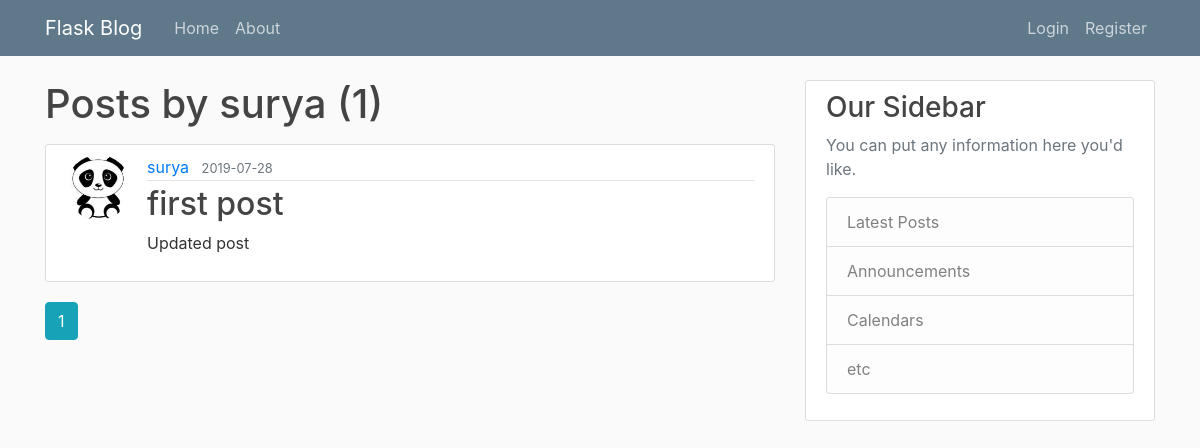
The page /user/surya on the database as committed earlier.
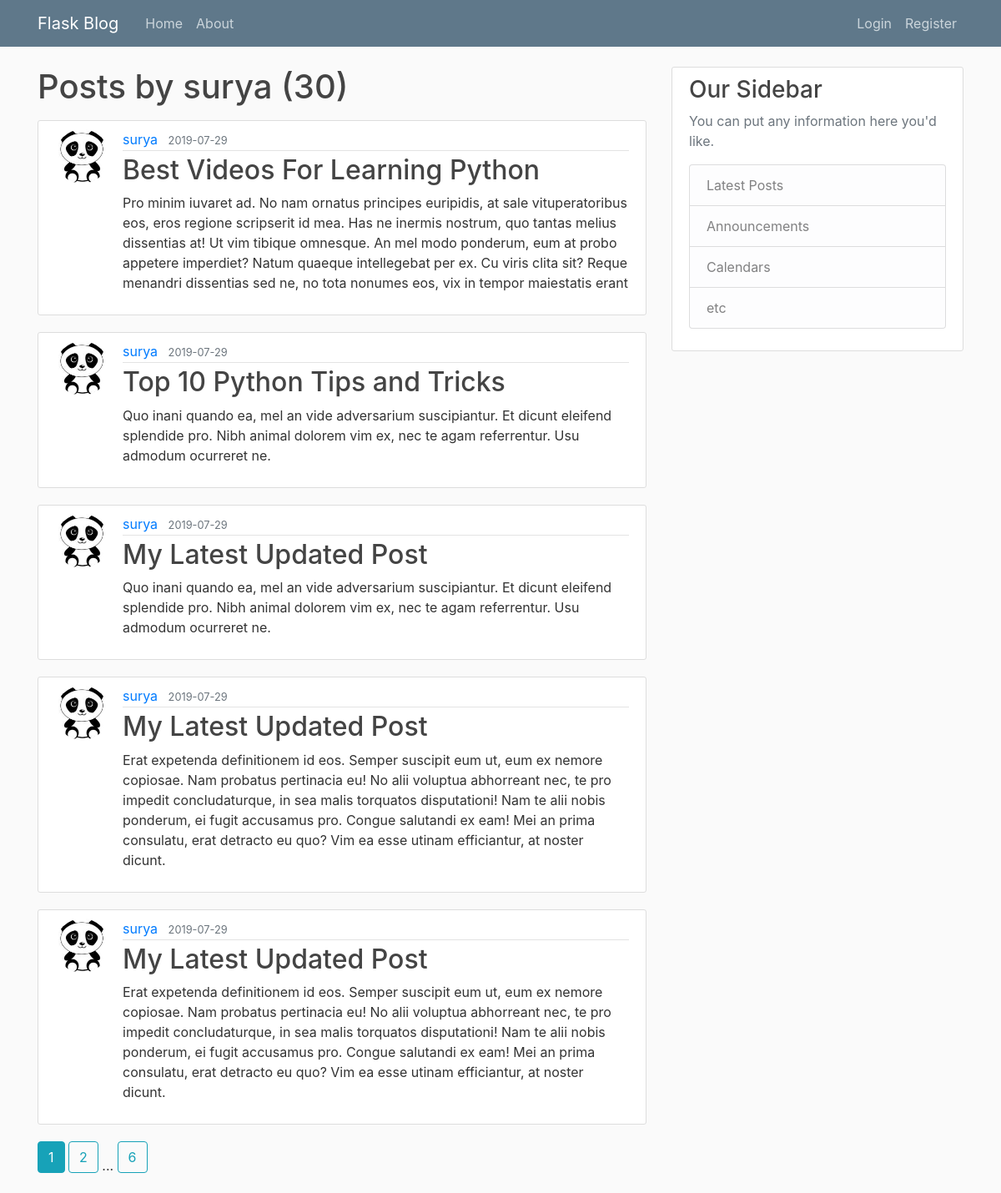
The same page on the database as committed later.
### Flask_blog/models.py (models this page shows, shortened)
class User(db.Model, UserMixin):
    id = db.Column(db.Integer, primary_key=True)
    username = db.Column(db.String(20), unique=True, nullable=False)
    email = db.Column(db.String(120), unique=True, nullable=False)
    image_file = db.Column(db.String(20), nullable=False, default='default.jpg')
    password = db.Column(db.String(60), nullable=False)
    posts = db.relationship('Post', backref='author', lazy=True)

class Post(db.Model):
    id = db.Column(db.Integer, primary_key=True)
    title = db.Column(db.String(100), nullable=False)
    date_posted = db.Column(db.DateTime, nullable=False, default=datetime.utcnow)
    content = db.Column(db.Text, nullable=False)
    user_id = db.Column(db.Integer, db.ForeignKey('user.id'), nullable=False)

### Flask_blog/routes.py (the view)
@app.route('/user/<string:username>')
def user_posts(username):
    page = request.args.get('page', 1, type=int)
    user = User.query.filter_by(username=username).first_or_404()
    posts = Post.query.filter_by(author=user).order_by(Post.date_posted.desc()).paginate(page=page, per_page=5)
    return render_template('user_posts.html', posts=posts, user=user)

### Flask_blog/templates/user_posts.html
{% extends "layout.html" %}
{% block content %}
     <h1 class="mb-3">Posts by {{ user.username }} ({{ posts.total }})</h1>
     {% for post in posts.items %}
         <article class="media content-section">
          <img class="rounded-circle article-img" src="{{ url_for('static', filename='profile_pics/' + post.author.image_file) }}">
	  <div class="media-body">
	    <div class="article-metadata">
	      <a class="mr-2" href="{{ url_for('user_posts', username=post.author.username) }}">{{ post.author.username }}</a>
	      <small class="text-muted">{{ post.date_posted.strftime('%Y-%m-%d') }}</small>
	    </div>
	    <h2><a class="article-title" href="{{ url_for('post', post_id=post.id) }}">{{ post.title }}</a></h2>
	    <p class="article-content">{{ post.content }}</p>
	  </div>
	</article>
     {% endfor %}
     {% for page_num in posts.iter_pages(left_edge=1, right_edge=1, left_current=1, right_current=2) %}
        {% if page_num %}
           {% if posts.page == page_num %}
              <a class="btn btn-info mb-4" href="{{ url_for('user_posts', username=user.username, page=page_num) }}">{{ page_num }}</a>
           {% else %}
              <a class="btn btn-outline-info mb-4" href="{{ url_for('home', username=user.username, page=page_num) }}">{{ page_num }}</a>
           {% endif %}
        {% else %}
           ...
        {% endif %}
     {% endfor %}
{% endblock content %}

### Flask_blog/templates/layout.html (shortened to what this page needs)
<!DOCTYPE html>
<html>
<head>
    <link rel="stylesheet" href="https://maxcdn.bootstrapcdn.com/bootstrap/4.0.0/css/bootstrap.min.css">
    <link rel="stylesheet" type="text/css" href="{{ url_for('static', filename='main.css') }}">
</head>
<body>
    <header class="site-header">
      <nav class="navbar navbar-expand-md navbar-dark bg-steel fixed-top">
        <div class="container">
          <a class="navbar-brand mr-4" href="/">Flask Blog</a>
          <div class="collapse navbar-collapse" id="navbarToggle">
            <div class="navbar-nav mr-auto">
              <a class="nav-item nav-link" href="{{ url_for('home') }}">Home</a>
              <a class="nav-item nav-link" href="{{ url_for('about') }}">About</a>
            </div>
            <div class="navbar-nav">
              {% if current_user.is_authenticated %}
                 <a class="nav-item nav-link" href="{{ url_for('new_post') }}">New Post</a>
                 <a class="nav-item nav-link" href="{{ url_for('account') }}">Account</a>
                 <a class="nav-item nav-link" href="{{ url_for('logout') }}">Logout</a>
              {% else %}
                 <a class="nav-item nav-link" href="{{ url_for('login') }}">Login</a>
                 <a class="nav-item nav-link" href="{{ url_for('register') }}">Register</a>
              {% endif %}
            </div>
          </div>
        </div>
      </nav>
    </header>
    <main role="main" class="container">
      <div class="row">
        <div class="col-md-8">
          {% block content %}{% endblock %}
        </div>
        <div class="col-md-4">
          <div class="content-section">
            <h3>Our Sidebar</h3>
            <p class='text-muted'>You can put any information here you'd like.
              <ul class="list-group">
                <li class="list-group-item list-group-item-light">Latest Posts</li>
                <li class="list-group-item list-group-item-light">Announcements</li>
                <li class="list-group-item list-group-item-light">Calendars</li>
                <li class="list-group-item list-group-item-light">etc</li>
              </ul>
            </p>
          </div>
        </div>
      </div>
    </main>
</body>
</html>

### Flask_blog/static/main.css (style rules this page uses)
body { background: #fafafa; color: #333333; margin-top: 5rem; }
h1, h2, h3, h4, h5, h6 { color: #444444; }
.bg-steel { background-color: #5f788a; }
.site-header .navbar-nav .nav-link { color: #cbd5db; }
.content-section { background: #ffffff; padding: 10px 20px; border: 1px solid #dddddd; border-radius: 3px; margin-bottom: 20px; }
.article-title { color: #444444; }
.article-content { white-space: pre-line; }
.article-img { height: 65px; width: 65px; margin-right: 16px; }
.article-metadata { padding-bottom: 1px; margin-bottom: 4px; border-bottom: 1px solid #e3e3e3 }

Rows that differ between the two databases and show on the page:
no longer on this page (row unchanged): Post: image_file (placeholder picture), author.username "surya", date_posted "2019-07-28", title "first post", content "Updated post"
added Post: image_file (placeholder picture), author.username "surya", date_posted "2019-07-29", title "Best Videos For Learning Python", content "Pro minim iuvaret ad. No nam ornatus principes euripidis, at sale vituperatoribus eos, eros regione scripserit id mea. Has ne inermis nostrum, quo tantas melius dissentias at! Ut vim tibique omnesque. An mel modo ponderum, eum at probo appetere imperdiet? Natum quaeque intellegebat per ex. Cu viris clita sit? Reque menandri dissentias sed ne, no tota nonumes eos, vix in tempor maiestatis erant"
added Post: image_file (placeholder picture), author.username "surya", date_posted "2019-07-29", title "Top 10 Python Tips and Tricks", content "Quo inani quando ea, mel an vide adversarium suscipiantur. Et dicunt eleifend splendide pro. Nibh animal dolorem vim ex, nec te agam referrentur. Usu admodum ocurreret ne."
added Post: image_file (placeholder picture), author.username "surya", date_posted "2019-07-29", title "My Latest Updated Post", content "Quo inani quando ea, mel an vide adversarium suscipiantur. Et dicunt eleifend splendide pro. Nibh animal dolorem vim ex, nec te agam referrentur. Usu admodum ocurreret ne."
added Post: image_file (placeholder picture), author.username "surya", date_posted "2019-07-29", title "My Latest Updated Post", content "Erat expetenda definitionem id eos. Semper suscipit eum ut, eum ex nemore copiosae. Nam probatus pertinacia eu! No alii voluptua abhorreant nec, te pro impedit concludaturque, in sea malis torquatos disputationi! Nam te alii nobis ponderum, ei fugit accusamus pro. Congue salutandi ex eam! Mei an prima consulatu, erat detracto eu quo? Vim ea esse utinam efficiantur, at noster dicunt."
added Post: image_file (placeholder picture), author.username "surya", date_posted "2019-07-29", title "My Latest Updated Post", content "Erat expetenda definitionem id eos. Semper suscipit eum ut, eum ex nemore copiosae. Nam probatus pertinacia eu! No alii voluptua abhorreant nec, te pro impedit concludaturque, in sea malis torquatos disputationi! Nam te alii nobis ponderum, ei fugit accusamus pro. Congue salutandi ex eam! Mei an prima consulatu, erat detracto eu quo? Vim ea esse utinam efficiantur, at noster dicunt."
Other text that changed with them:
{{ posts.total }}: "1" → "30"
new list line: "2"
new list line: "6"
